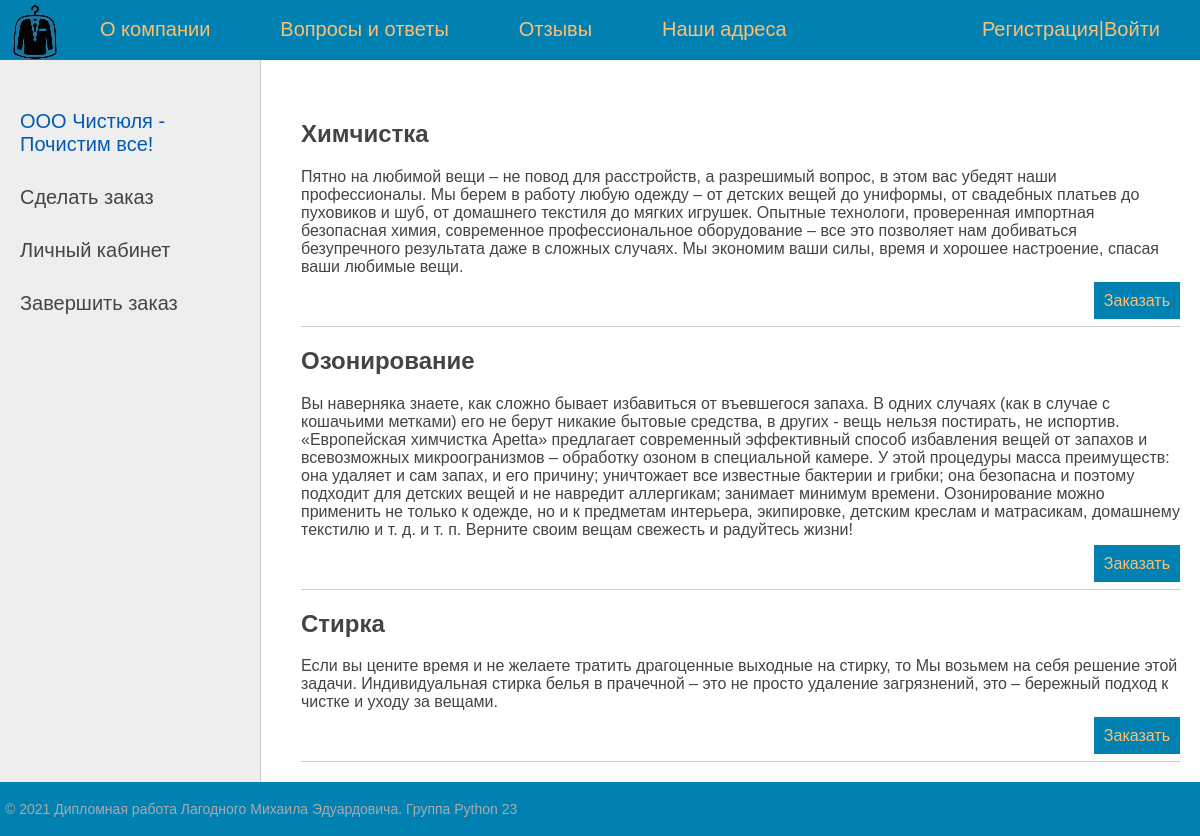
The page / on the database its author committed.
### services/models.py (models this page shows)
class Post(models.Model):
    name_post = models.CharField(max_length=255,verbose_name= 'Заголовок')
    info_post = models.TextField(blank=True,verbose_name= 'Описание')
    class Meta:
        verbose_name = "Пост главной страницы"
        verbose_name_plural = "Пост главной страницы"
        ordering = ['id']

### services/views.py (the view)
# urls.py: path('', cache_page(60)(Service_Home.as_view()), name='home'),
class Service_Home(ListView):
    model = Post
    template_name = 'services/index.html'
    context_object_name = 'posts'
    def get_context_data(self, *, object_list=None, **kwargs):
        context = super().get_context_data(**kwargs)
        context['menu'] = menu
        context['title'] = 'Главная страница'
        log.info("Успешно")
        return context

### services/templates/services/index.html (shortened to what this page needs)
{% extends 'services/base.html' %}
{% block content %}
<ul class="list-articles">
	{% for p in posts %}
			<li><h2>{{p.name_post}}</h2>
	{% autoescape on %}
	{{p.info_post|linebreaks}}
	{% endautoescape %}
			<p class="link-great_order"><a href="{% url 'login' %}">Заказать</a></p>
			</li>
	{% endfor %}
</ul>
{% endblock %}

### services/static/services/css/styles.css (style rules this page uses)
html, body { font-family: 'Arial'; margin: 0; padding: 0; height: 100%; width: 100%; color: #444; }
a { color: #444; text-decoration: none; }
p.link-great_order { text-align: right; }
p.link-great_order a { padding: 10px; min-width: 100px; background: #0081b2; color: #fdc073; text-decoration: none; }
ul.list-articles { list-style: none; margin: 0; padding: 0; }
ul.list-articles li { border-bottom: 1px solid #ccc; }

### rows shown on the page
Post: name_post "Химчистка", info_post "Пятно на любимой вещи – не повод для расстройств, а разрешимый вопрос, в этом вас убедят наши профессионалы. Мы берем в работу любую одежду – от детских вещей до униформы, от свадебных платьев до пуховиков и шуб, от домашнего текстиля до мягких игрушек. Опытные технологи, проверенная импортная безопасная химия, современное профессиональное оборудование – все это позволяет нам добиваться безупречного результата даже в сложных случаях. Мы экономим ваши силы, время и хорошее настроение, спасая ваши любимые вещи."
Post: name_post "Озонирование", info_post "Вы наверняка знаете, как сложно бывает избавиться от въевшегося запаха. В одних случаях (как в случае с кошачьими метками) его не берут никакие бытовые средства, в других - вещь нельзя постирать, не испортив. «Европейская химчистка Apetta» предлагает современный эффективный способ избавления вещей от запахов и всевозможных микроогранизмов – обработку озоном в специальной камере. У этой процедуры масса преимуществ: она удаляет и сам запах, и его причину; уничтожает все известные бактерии и грибки; она безопасна и поэтому подходит для детских вещей и не навредит аллергикам; занимает минимум времени. Озонирование можно применить не только к одежде, но и к предметам интерьера, экипировке,…"
Post: name_post "Стирка", info_post "Если вы цените время и не желаете тратить драгоценные выходные на стирку, то Мы возьмем на себя решение этой задачи. Индивидуальная стирка белья в прачечной – это не просто удаление загрязнений, это – бережный подход к чистке и уходу за вещами."

### other values the page prints
{{ m.title }} "О компании" "Вопросы и ответы" "Отзывы" "Наши адреса"
